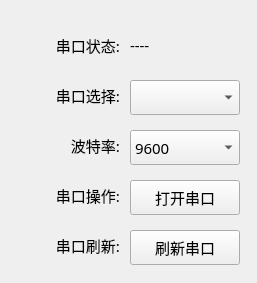
<?xml version="1.0" encoding="UTF-8"?>
<ui version="4.0">
 <class>SerialPortWid</class>
 <widget class="QWidget" name="SerialPortWid">
  <property name="geometry">
   <rect>
    <x>0</x>
    <y>0</y>
    <width>257</width>
    <height>283</height>
   </rect>
  </property>
  <property name="font">
   <font>
    <family>微软雅黑</family>
    <pointsize>11</pointsize>
   </font>
  </property>
  <property name="windowTitle">
   <string>串口操作</string>
  </property>
  <property name="windowIcon">
   <iconset resource="../../images/image.qrc">
    <normaloff>:/image/logo.jpg</normaloff>:/image/logo.jpg</iconset>
  </property>
  <widget class="QLabel" name="stateLab">
   <property name="geometry">
    <rect>
     <x>130</x>
     <y>30</y>
     <width>110</width>
     <height>30</height>
    </rect>
   </property>
   <property name="font">
    <font>
     <family>微软雅黑</family>
     <pointsize>11</pointsize>
    </font>
   </property>
   <property name="text">
    <string>----</string>
   </property>
  </widget>
  <widget class="QPushButton" name="updateBtn">
   <property name="geometry">
    <rect>
     <x>130</x>
     <y>230</y>
     <width>110</width>
     <height>35</height>
    </rect>
   </property>
   <property name="text">
    <string>刷新串口</string>
   </property>
  </widget>
  <widget class="QLabel" name="label_3">
   <property name="geometry">
    <rect>
     <x>10</x>
     <y>230</y>
     <width>110</width>
     <height>30</height>
    </rect>
   </property>
   <property name="text">
    <string>串口刷新:</string>
   </property>
   <property name="alignment">
    <set>Qt::AlignRight|Qt::AlignTrailing|Qt::AlignVCenter</set>
   </property>
  </widget>
  <widget class="QLabel" name="label_2">
   <property name="geometry">
    <rect>
     <x>10</x>
     <y>180</y>
     <width>110</width>
     <height>30</height>
    </rect>
   </property>
   <property name="text">
    <string>串口操作:</string>
   </property>
   <property name="alignment">
    <set>Qt::AlignRight|Qt::AlignTrailing|Qt::AlignVCenter</set>
   </property>
  </widget>
  <widget class="QLabel" name="label_4">
   <property name="geometry">
    <rect>
     <x>10</x>
     <y>30</y>
     <width>110</width>
     <height>30</height>
    </rect>
   </property>
   <property name="text">
    <string>串口状态:</string>
   </property>
   <property name="alignment">
    <set>Qt::AlignRight|Qt::AlignTrailing|Qt::AlignVCenter</set>
   </property>
  </widget>
  <widget class="QLabel" name="label">
   <property name="geometry">
    <rect>
     <x>10</x>
     <y>80</y>
     <width>110</width>
     <height>30</height>
    </rect>
   </property>
   <property name="text">
    <string>串口选择:</string>
   </property>
   <property name="alignment">
    <set>Qt::AlignRight|Qt::AlignTrailing|Qt::AlignVCenter</set>
   </property>
  </widget>
  <widget class="QPushButton" name="workBtn">
   <property name="geometry">
    <rect>
     <x>130</x>
     <y>180</y>
     <width>110</width>
     <height>35</height>
    </rect>
   </property>
   <property name="text">
    <string>打开串口</string>
   </property>
  </widget>
  <widget class="QComboBox" name="comBox">
   <property name="geometry">
    <rect>
     <x>130</x>
     <y>80</y>
     <width>110</width>
     <height>35</height>
    </rect>
   </property>
   <property name="font">
    <font>
     <family>微软雅黑</family>
     <pointsize>11</pointsize>
    </font>
   </property>
   <property name="styleSheet">
    <string notr="true"/>
   </property>
  </widget>
  <widget class="QComboBox" name="baudComBox">
   <property name="geometry">
    <rect>
     <x>130</x>
     <y>130</y>
     <width>110</width>
     <height>35</height>
    </rect>
   </property>
   <property name="font">
    <font>
     <family>微软雅黑</family>
     <pointsize>11</pointsize>
    </font>
   </property>
   <property name="styleSheet">
    <string notr="true"/>
   </property>
   <property name="currentText">
    <string>9600</string>
   </property>
   <property name="currentIndex">
    <number>1</number>
   </property>
   <item>
    <property name="text">
     <string>4800</string>
    </property>
   </item>
   <item>
    <property name="text">
     <string>9600</string>
    </property>
   </item>
   <item>
    <property name="text">
     <string>19200</string>
    </property>
   </item>
   <item>
    <property name="text">
     <string>38400</string>
    </property>
   </item>
   <item>
    <property name="text">
     <string>57600</string>
    </property>
   </item>
   <item>
    <property name="text">
     <string>115200</string>
    </property>
   </item>
  </widget>
  <widget class="QLabel" name="label_6">
   <property name="geometry">
    <rect>
     <x>10</x>
     <y>130</y>
     <width>110</width>
     <height>30</height>
    </rect>
   </property>
   <property name="text">
    <string>波特率:</string>
   </property>
   <property name="alignment">
    <set>Qt::AlignRight|Qt::AlignTrailing|Qt::AlignVCenter</set>
   </property>
  </widget>
 </widget>
 <resources>
  <include location="../../images/image.qrc"/>
 </resources>
 <connections/>
</ui>
